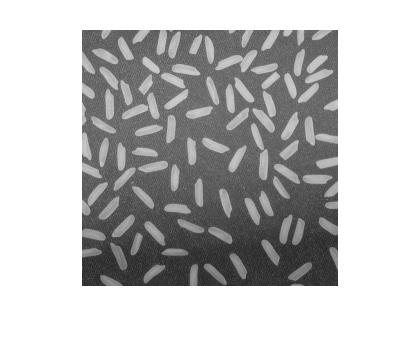
#> input picture images/chp2/rice_1.jpg, 420 x 342 px
$ python kontur_cizdirme.py
#> lines starting #> are read from the running program, lines starting #| are printed output that depends on the picture; after the words box and inside, x2 and y2 are one past the last pixel; in counts of white or black regions, pixels touching at a corner belong together
import cv2
import numpy as np
import os

yol1 = os.path.join(os.getcwd(), "images", "chp2", "sekil_geo.jpg")
yol2 = os.path.join(os.getcwd(), "images", "chp2", "rice_1.jpg")
yol3 = os.path.join(os.getcwd(), "images", "chp2", "elmalar3.jpg")

sekiller = cv2.imread(yol2)
#> sekiller is the input picture: shape (342, 420, 3); min 30, max 255, mean 189.4
pirincler = cv2.imread(yol2)
elmalar = cv2.imread(yol3)
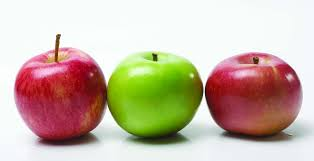
#> input picture images/chp2/elmalar3.jpg, 314 x 161 px
#> elmalar is the input picture: shape (161, 314, 3); mean B, G, R 166.7, 183.5, 200.6
# gri/blur/canny
sekiller_gri = cv2.cvtColor(sekiller, cv2.COLOR_BGR2GRAY)
sekiller_blur = cv2.GaussianBlur(sekiller_gri, (3, 3), 0)
sekiller_canny = cv2.Canny(sekiller_blur, 40, 180)
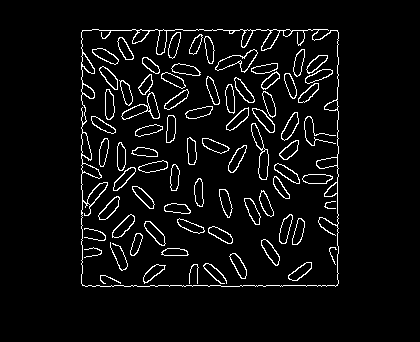
#> sekiller_canny: shape (342, 420); 5.2% white in thin lines or dots, all inside (x1, y1, x2, y2) = (81, 29, 339, 287)
# konturları bul
konturlar_sekil, _ = cv2.findContours(sekiller_canny, cv2.RETR_TREE, cv2.CHAIN_APPROX_SIMPLE)
#> konturlar_sekil = 162 contours, 12 with area under 20; largest, box (x1, y1, x2, y2) and area: (81, 29, 339, 287) 65204, (81, 29, 339, 287) 63231, (215, 49, 258, 73) 416, (251, 123, 269, 180) 410, (121, 92, 160, 120) 408
print(len(konturlar_sekil))
#| 162
# konturları çizdir
cv2.drawContours(sekiller, konturlar_sekil, -1, (0, 255, 0), 1)
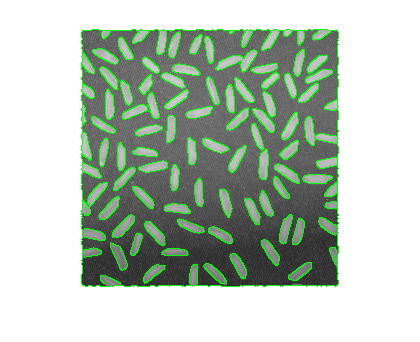
#> sekiller: shape (342, 420, 3); 5.17% of pixels changed, all inside (x1, y1, x2, y2) = (81, 29, 339, 287)

cv2.imshow("sekiller", sekiller)

cv2.waitKey(0)
cv2.destroyAllWindows()
